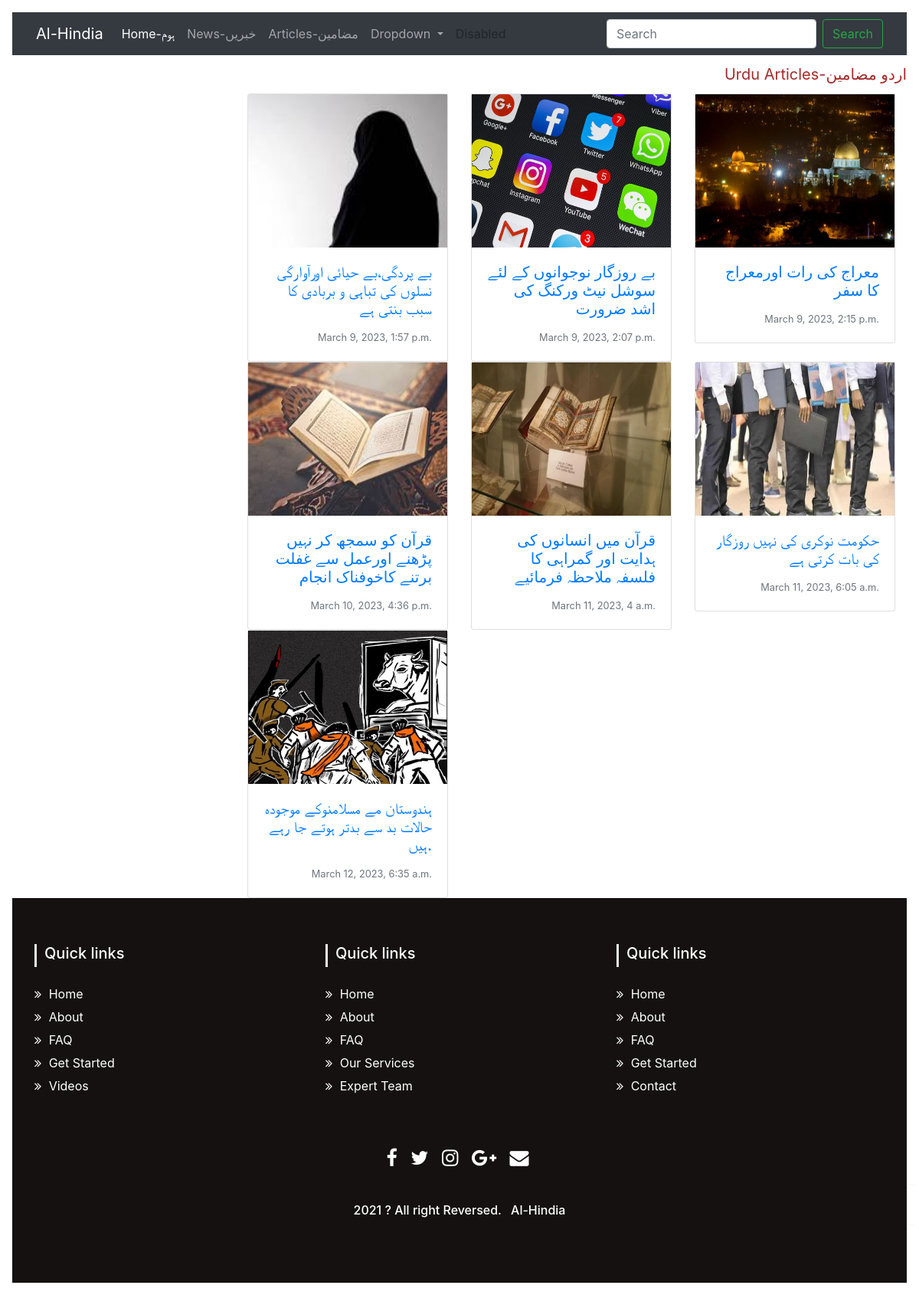
Screenshot of /myblog/articles/ with the database file from the repository.
### myblog/models.py (models this page shows)
class Articles(models.Model):
    title = models.CharField(max_length=225)
    visual = models.FileField(upload_to = 'News',max_length=250, null= True, default=None)
    contnt = models.TextField(default=None)
    writer_name = models.CharField(max_length=100)
    phone = models.CharField(null=False, unique=True, max_length=10)
    writer_img = models.FileField(upload_to = 'Article',max_length=250, null= True, default=None)
    data_added = models.DateTimeField(auto_now_add=True)

### myblog/views.py (the view)
# urls.py: path('articles/', allposts),
def allposts(request):
    posts = Articles.objects.all()
    return render(request, 'all_articles.html', {'posts': posts})

### template/all_articles.html
{% extends 'base.html' %}
{% block content %}
<div class="upper" style="height:50px; text-align: right; color: brown; font-size: 20px; padding-top: 10px;">Urdu Articles-اردو مضامین</div>
<div class="article"  style ="width: 75%; margin-left: auto;">
  <div class="container" style="text-align: right;">
    <div class="row">
    {% for post in posts%}
        <div class="col-lg-4 col-sm-6">
          <div class="card" style="padding:0px">
            <img src="/media/{{post.visual}}" src="..." alt="Card image cap" height="200px">
            <div class="card-body">
              <a href="{% url 'detail' post.id %}"><h5 class="card-title">{{post.title}}</h5></a>
              <p class="card-text"><small class="text-muted">{{post.data_added}}</small></p>
            </div>
          </div>
    </div>
    {% endfor %}
    </div>
  </div>
</div>
{% endblock %}

### template/base.html
{% include 'header.html' %}
{% block content %}
{% endblock %}
{% include 'footer.html' %}

### template/header.html (shortened to what this page needs)
<!doctype html>
<html lang="en">
  <head>
    <link href="https://cdn.jsdelivr.net/npm/bootstrap@5.3.0-alpha1/dist/css/bootstrap.min.css" rel="stylesheet">
    <link href="https://getbootstrap.com/docs/5.3/assets/css/docs.css" rel="stylesheet">
    <link rel="stylesheet" href="https://maxcdn.bootstrapcdn.com/bootstrap/4.1.3/css/bootstrap.min.css">
   <link href="https://maxcdn.bootstrapcdn.com/font-awesome/4.7.0/css/font-awesome.min.css" rel="stylesheet">
</head>
<body class="p-3 m-0 border-0 bd-example">
    <header>
    <nav class="navbar navbar-expand-lg bg-body-tertiary bg-dark" data-bs-theme="dark" id="NavBar">
      <div class="container-fluid">
        <a class="navbar-brand" href="#">Al-Hindia</a>
        <div class="collapse navbar-collapse" id="navbarSupportedContent">
          <ul class="navbar-nav me-auto mb-2 mb-lg-0">
            <li class="nav-item">
              <a class="nav-link active" aria-current="page" href="http://localhost:8000/myblog/home/">Home-ہوم</a>
            </li>
            <li class="nav-item">
              <a class="nav-link" href="http://localhost:8000/myblog/articles/">News-خبریں</a>
            </li>
            <li class="nav-item">
              <a class="nav-link" href="http://localhost:8000/myblog/articles/">Articles-مضامین</a>
            </li>
            <li class="nav-item dropdown">
              <a class="nav-link dropdown-toggle" href="#" role="button" data-bs-toggle="dropdown" aria-expanded="false">
                Dropdown
              </a>
            </li>
            <li class="nav-item">
              <a class="nav-link disabled">Disabled</a>
            </li>
          </ul>
          <form class="d-flex" role="search">
            <input class="form-control me-2" type="search" placeholder="Search" aria-label="Search">
            <button class="btn btn-outline-success" type="submit">Search</button>
          </form>
        </div>
      </div>
    </nav>
   </header>

### template/footer.html
<section id="footer">
<div class="container">
<div class="row text-center text-xs-center text-sm-left text-md-left">
<div class="col-xs-12 col-sm-4 col-md-4">
<h5> Quick links </h5>
  <ul class="list-unstyled quick-links">
    <li> <a href="#"> <i class="fa fa-angle-double-right"> </i> Home </a> </li>
    <li> <a href="#"> <i class="fa fa-angle-double-right"> </i> About </a> </li>
    <li> <a href="#"> <i class="fa fa-angle-double-right"> </i> FAQ </a> </li>
    <li> <a href="#"> <i class="fa fa-angle-double-right"> </i> Get Started </a> </li>
              <li> <a href="#"> <i class="fa fa-angle-double-right"> </i> Videos </a> </li>
</ul>
</div>
          <div class="col-xs-12 col-sm-4 col-md-4">
    <h5> Quick links </h5>
    <ul class="list-unstyled quick-links">
    <li> <a href="#"> <i class="fa fa-angle-double-right"> </i> Home </a> </li>
    <li> <a href="#"> <i class="fa fa-angle-double-right"> </i> About </a> </li>
    <li> <a href="#"> <i class="fa fa-angle-double-right"> </i> FAQ </a> </li>
    <li> <a href="#"> <i class="fa fa-angle-double-right"> </i> Our Services </a> </li>
    <li> <a href="#"> <i class="fa fa-angle-double-right"> </i> Expert Team </a> </li>
    </ul>
    </div>
    <div class="col-xs-12 col-sm-4 col-md-4">
    <h5> Quick links </h5>
             <ul class="list-unstyled quick-links">
     <li> <a href="#"> <i class="fa fa-angle-double-right"> </i> Home </a> </li>
    <li> <a href="#"> <i class="fa fa-angle-double-right"> </i> About </a></li>
    <li> <a href="#"> <i class="fa fa-angle-double-right"> </i> FAQ </a> </li>
    <li> <a href="#"> <i class="fa fa-angle-double-right"> </i> Get Started </a> </li>
    <li> <a href="#"> <i class="fa fa-angle-double-right"> </i> Contact </a> </li>
    </ul>
    </div>
    </div>
    <div class="row">
    <div class="col-xs-12 col-sm-12 col-md-12 mt-2 mt-sm-5">
    <ul class="list-unstyled list-inline social text-center">
    <li class="list-inline-item"> <a href="#"> <i class="fa fa-facebook"> </i> </a> </li>
             <li class="list-inline-item"> <a href="#"> <i class="fa fa-twitter"> </i> </a> </li>
    <li class="list-inline-item"> <a href="#"> <i class="fa fa-instagram"> </i> </a> </li>
    <li class="list-inline-item"> <a href="#"> <i class="fa fa-google-plus"> </i > </a> </li>
    <li class="list-inline-item"> <a href="#"> <i class="fa fa-envelope"> </i> </a> </li>
    </ul>
    </div>
    <hr>
    </div>
    <div class="row">
    <div class="col-xs-12 col-sm-12 col-md-12 mt-2 mt-sm-2 text-center text-white">
   <p class="h6"> 2021 ? All right Reversed. <a class="text-green ml-2" href="#" target="_blank">          Al-Hindia </a> </p>
    </div>
    <hr>
    </div>
    </div>
    </section>
</body>
</html>

### template/header.html (style rules this page uses)
section { padding: 60px 0; }
#footer { background: rgb(21, 17, 17); }
#footer h5 { padding-left: 10px; border-left: 3px solid #eeeeee; padding-bottom: 6px; margin-bottom: 20px; color:#ffffff; }
#footer a { color: #ffffff; text-decoration: none !important; background-color: transparent; }
#footer ul.social li { padding: 3px 0; }
#footer ul.social li a i { margin-right: 5px; font-size:25px; -webkit-transition: .5s all ease; -moz-transition: .5s all ease; transition: .5s all ease; }
#footer ul.social li a { color:#ffffff; }
#footer ul.quick-links li a { color:#ffffff; }
#footer ul.quick-links li { padding: 3px 0; -webkit-transition: .5s all ease; -moz-transition: .5s all ease; transition: .5s all ease; }
#footer ul.quick-links li a i { margin-right: 5px; }

### rows the page displays
Articles: visual (picture), title "بے پردگی،بے حیائی اورآوارگی نسلوں کی تباہی و بربادی کا سبب بنتی ہے", data_added "March 9, 2023, 1:57 p.m."
Articles: visual (picture), title "بے روزگار نوجوانوں کے لئے سوشل نیٹ ورکنگ کی اشد ضرورت", data_added "March 9, 2023, 2:07 p.m."
Articles: visual (picture), title "معراج کی رات اورمعراج کا سفر", data_added "March 9, 2023, 2:15 p.m."
Articles: visual (picture), title "قرآن کو سمجھ کر نہیں پڑھنے اورعمل سے غفلت برتنے کاخوفناک انجام", data_added "March 10, 2023, 4:36 p.m."
Articles: visual (picture), title "قرآن میں انسانوں کی ہدایت اور گمراہی کا فلسفہ ملاحظہ فرمائیے", data_added "March 11, 2023, 4 a.m."
Articles: visual (picture), title "حکومت نوکری کی نہیں روزگار کی بات کرتی ہے", data_added "March 11, 2023, 6:05 a.m."
Articles: visual (picture), title "ہندوستان مے مسلامنوکے موجودہ حالات بد سے بدتر ہوتے جا رہے ہیں.", data_added "March 12, 2023, 6:35 a.m."
